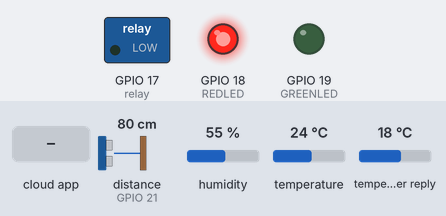
Simulated run of this sketch. Board: ESP32. On the bench: switched loads named in the sketch (green lamp = pin HIGH), output pins drawn as LEDs (lit = HIGH). Wiring (inferred from the names in the program): ultrasonic range finder: trigger GPIO 22; echo GPIO 21. Inputs (shaded band) come from the test bench; at power-on: distance to the obstacle (sensor on GPIO 21) 80 cm, temperature 24 °C, humidity 55 %, temperature in the weather reply 18 °C. The echo pulse lasts 58.3 µs per cm; WiFi joins after 1.5 s; servers stay silent unless stated; web services answer with replies made up by the test bench; pins used as bus, display or sensor lines are not drawn; what the sketch prints to the serial monitor is not drawn.

Above: at 4.4 s.
4.5 s: distance to the obstacle (sensor on GPIO 21) set to 53 cm
6.0 s: distance to the obstacle (sensor on GPIO 21) set to 44 cm
7.5 s: temperature set to 19 °C
10.6 s: temperature set to 16 °C
At 12.6 s:
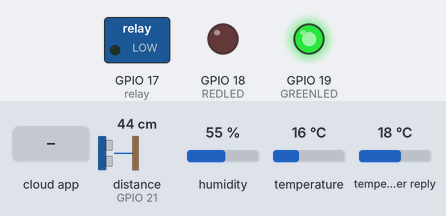
12.9 s: the phone or cloud app sets relayState to 1
At 13.7 s:
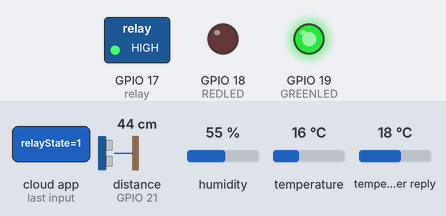
14.4 s: temperature set to 28 °C
At 16.2 s:
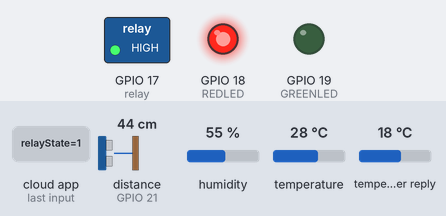
Timing chart, 0 to 17.7 s (numbered marks = the images above; inputs shaded):
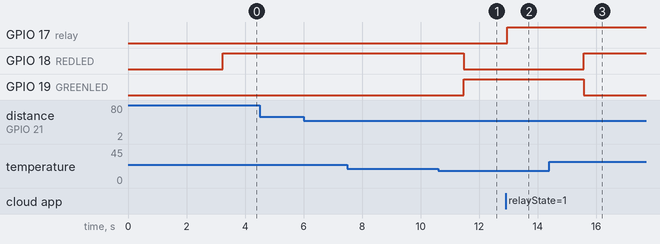

The sketch:

ecoaware_oct19a.ino
```cpp
#include "arduino_secrets.h"
#include "thingProperties.h"
#include <DHT.h>
#include <WiFiClientSecure.h>
#include <HTTPClient.h>
#include <ArduinoJson.h>
#include "arduino_secrets.h"

DHT dht(23, DHT11);

// Pins
const int REDLED = 18;
const int GREENLED = 19;
const int relay = 17;
const int trigPin = 22;
const int echoPin = 21;

float previousDistance = 0;
const int motionThreshold = 30;

// Helper function to determine season
String getSeason(int month) {
  if (month == 12 || month <= 2) return "Winter";
  if (month >= 3 && month <= 5) return "Spring";
  if (month >= 6 && month <= 8) return "Summer";
  return "Fall";
}

void setup() {
  Serial.begin(115200);
  delay(1500);
  dht.begin();

  pinMode(REDLED, OUTPUT);
  pinMode(GREENLED, OUTPUT);
  pinMode(relay, OUTPUT);
  pinMode(trigPin, OUTPUT);
  pinMode(echoPin, INPUT);

  // Initialize Arduino Cloud connection
  initProperties();
  ArduinoCloud.begin(ArduinoIoTPreferredConnection);

  Serial.print("Connecting to Arduino Cloud");
  while (!ArduinoCloud.connected()) {
    ArduinoCloud.update();
    delay(500);
    Serial.print(".");
  }
  Serial.println("\n✅ Connected to Arduino Cloud!");

  // Fetch weather data once on startup
  fetchWeatherData();
}

void loop() {
  ArduinoCloud.update();

  // --- Ultrasonic motion detection ---
  long duration;
  int distance;

  digitalWrite(trigPin, LOW);
  delayMicroseconds(5);
  digitalWrite(trigPin, HIGH);
  delayMicroseconds(10);
  digitalWrite(trigPin, LOW);
  duration = pulseIn(echoPin, HIGH);
  distance = duration * 0.034 / 2;

  if (previousDistance != 0 && abs(distance - previousDistance) > motionThreshold) {
    motionDetected = true;
    Serial.println("🚨 Motion detected!");
    relayState = true; // optional: trigger relay when motion
    onRelayStateChange(); // ensure hardware matches cloud
  } else {
    motionDetected = false;
  }
  previousDistance = distance;

  // --- Inside temperature ---
  insideTempF = dht.readTemperature(true);
  if (isnan(insideTempF)) {
    Serial.println("Failed to read DHT sensor!");
    delay(100);
    return;
  }

  // --- Comfort logic ---
  bool warmSeason = (season == "Spring" || season == "Summer");
  bool coldSeason = (season == "Fall" || season == "Winter");
  bool comfortOK = false;

  if (coldSeason) comfortOK = (insideTempF > outsideTempF);
  else if (warmSeason) comfortOK = (insideTempF < outsideTempF);
  else comfortOK = true;

  if (comfortOK) {
    digitalWrite(GREENLED, HIGH);
    digitalWrite(REDLED, LOW);
    Serial.println("✅ Comfortable for the season (GREEN)");
  } else {
    digitalWrite(GREENLED, LOW);
    digitalWrite(REDLED, HIGH);
    Serial.println("⚠️ Temperature imbalance (RED)");
  }

  // Push live updates to the cloud
  ArduinoCloud.update();

  Serial.print("Inside: "); Serial.print(insideTempF);
  Serial.print(" | Outside: "); Serial.print(outsideTempF);
  Serial.print(" | Season: "); Serial.print(season);
  Serial.print(" | Motion: "); Serial.println(motionDetected);

  delay(100);
}

void fetchWeatherData() {
  const char* apiKey = "8135f20f92cc4802923235059251810";
  const char* city = "San%20Francisco";

  WiFiClientSecure client;
  client.setInsecure();

  HTTPClient http;
  String url = String("https://api.weatherapi.com/v1/current.json?key=") + apiKey + "&q=" + city + "&aqi=no";

  http.begin(client, url);
  int httpResponseCode = http.GET();

  if (httpResponseCode > 0 && httpResponseCode == 200) {
    String payload = http.getString();
    DynamicJsonDocument doc(4096);
    DeserializationError error = deserializeJson(doc, payload);
    if (!error) {
      outsideTempF = doc["current"]["temp_f"];
      String localtime = doc["location"]["localtime"];
      int month = localtime.substring(5, 7).toInt();
      season = getSeason(month);

      Serial.println("==== WEATHER DATA ====");
      Serial.print("Outside Temp (F): "); Serial.println(outsideTempF);
      Serial.print("Month: "); Serial.println(month);
      Serial.print("Season: "); Serial.println(season);
      Serial.println("======================");
    } else {
      Serial.println("Failed to parse weather JSON!");
    }
  } else {
    Serial.print("HTTP Error: ");
    Serial.println(httpResponseCode);
  }
  http.end();
}

// Triggered when Google Home / Arduino Cloud toggles the relay
void onRelayStateChange() {
  digitalWrite(relay, relayState ? HIGH : LOW);
  Serial.print("Relay turned ");
  Serial.println(relayState ? "ON" : "OFF");
}
```

arduino_secrets.h
```cpp
#define SECRET_DEVICE_KEY ""
#define SECRET_OPTIONAL_PASS ""
#define SECRET_SSID ""
```

thingProperties.h
```cpp
// Code generated by Arduino IoT Cloud, DO NOT EDIT.

#include <ArduinoIoTCloud.h>
#include <Arduino_ConnectionHandler.h>

const char DEVICE_LOGIN_NAME[]  = "ddeddccf-0765-41d2-adb8-5aa2d645fcc8";

const char SSID[]               = SECRET_SSID;    // Network SSID (name)
const char PASS[]               = SECRET_OPTIONAL_PASS;    // Network password (use for WPA, or use as key for WEP)
const char DEVICE_KEY[]  = SECRET_DEVICE_KEY;    // Secret device password

void onRelayStateChange();

String season;
float outsideTempF;
CloudSwitch relayState;
CloudTemperatureSensor insideTempF;
bool motionDetected;

void initProperties(){

  ArduinoCloud.setBoardId(DEVICE_LOGIN_NAME);
  ArduinoCloud.setSecretDeviceKey(DEVICE_KEY);
  ArduinoCloud.addProperty(season, READ, ON_CHANGE, NULL);
  ArduinoCloud.addProperty(outsideTempF, READ, ON_CHANGE, NULL);
  ArduinoCloud.addProperty(relayState, READWRITE, ON_CHANGE, onRelayStateChange);
  ArduinoCloud.addProperty(insideTempF, READ, ON_CHANGE, NULL, 1);
  ArduinoCloud.addProperty(motionDetected, READ, ON_CHANGE, NULL);

}

WiFiConnectionHandler ArduinoIoTPreferredConnection(SSID, PASS);
```

Measured:
- the behaviour switches between 18 and 17 °C on temperature (found by bisection; images 0 and 1)
- after the input at 4.5 s, every drawn part: stays the same
- after the input at 6.0 s, every drawn part: stays the same
- after the input at 7.5 s, every drawn part: stays the same
- after the input at 10.6 s, GPIO 18 (REDLED): HIGH → LOW after 0.86 s; GPIO 19 (GREENLED): LOW → HIGH after 0.86 s
- after the input at 12.9 s, GPIO 17 (relay): LOW → HIGH after 0.06 s
- after the input at 14.4 s, GPIO 18 (REDLED): LOW → HIGH after 1.2 s; GPIO 19 (GREENLED): HIGH → LOW after 1.2 s
